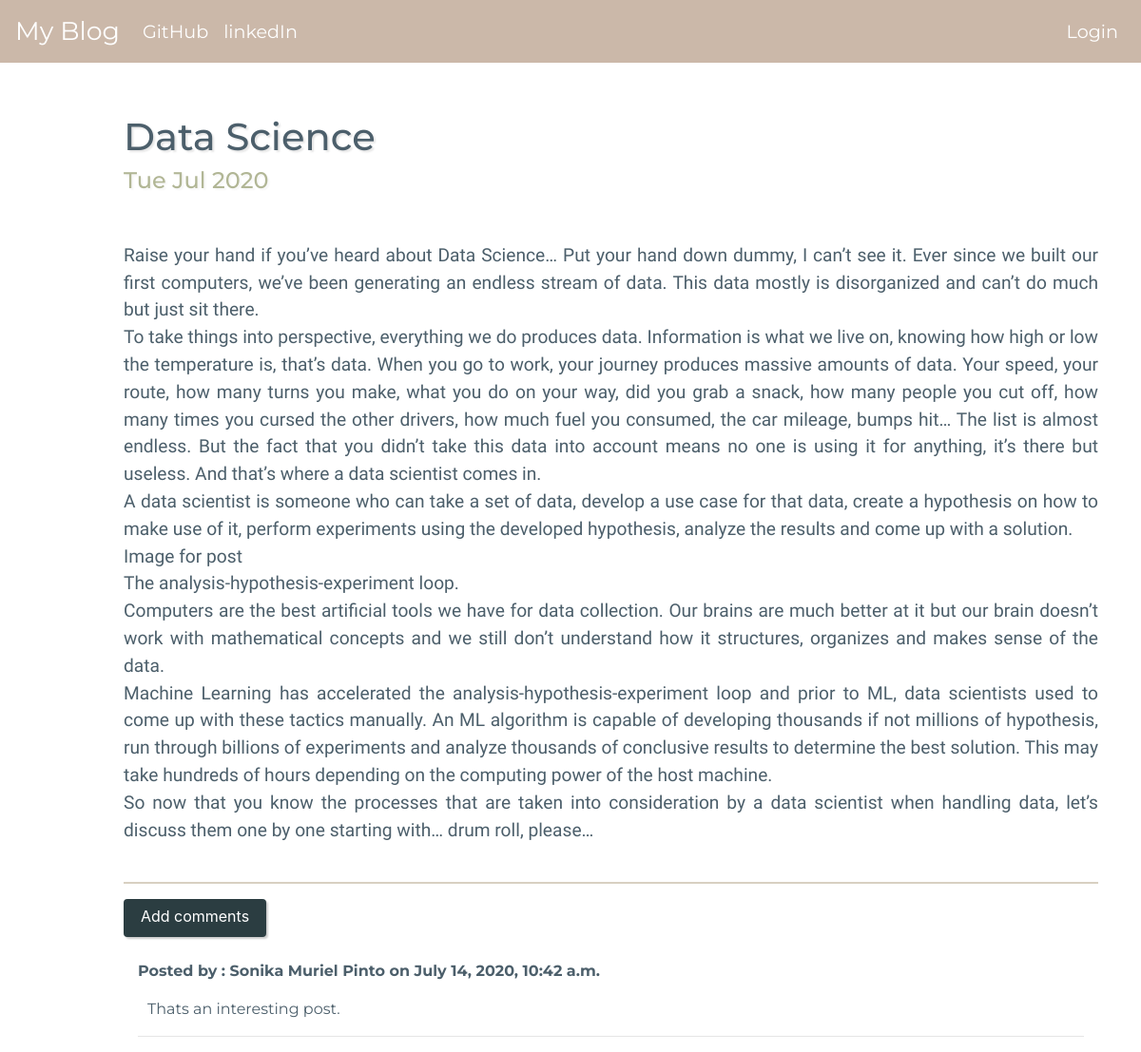
/post/21/, run on the app's committed database.
### blog/models.py (models this page shows, shortened)
class Post(models.Model):
    author = models.ForeignKey("auth.User",on_delete=models.CASCADE)
    title = models.CharField(max_length = 200)
    content = models.TextField()
    created_date = models.DateTimeField(default = timezone.now)
    published_date = models.DateTimeField(blank=True,null=True)

class Comment(models.Model):
    post = models.ForeignKey("blog.Post",related_name = 'comments',on_delete=models.CASCADE)
    name = models.CharField(max_length=200)
    text = models.TextField()
    created_date = models.DateTimeField(default=timezone.now())
    approved_comment = models.BooleanField(default=False)

### blog/views.py (the view)
# urls.py: path('post/<int:pk>/',views.PostDetailView.as_view(),name='post_detail'),
class PostDetailView(DetailView):
    model = Post

### blog/templates/blog/post_detail.html (shortened to what this page needs)
{% extends 'blog/base.html' %}
{% block content %}
  <h1 class="post_title">{{post.title}}</h1>
  {% if post.published_date %}
    <div class="post_published">
      <h4>{{post.published_date|date:'D M Y'}}</h4>
    </div>
  {% else %}
    <a class='btn btn-secondary' href="{% url 'post_publish' pk=post.pk %}">Publish</a>
  {% endif %}
  <p class="post_content">{{post.content|safe|linebreaksbr}}</p>
  <hr class="line">
  <a class="btn btn-primary large" href="{% url 'comment_create' pk=post.pk %}">Add comments</a>
  <div class="container">
    {% for comment in post.comments.all %}
        <br>
        {% if user.is_authenticated or comment.approved_comment %}
          <p class="comment">Posted by : {{comment.name}} on {{comment.created_date}}</p>
          <p class="comment_text">{{comment.text}}</p>
          <hr>
        {% endif %}
    {% empty %}
    <p>No comments</p>
    {% endfor %}
  </div>
{% endblock %}

### blog/static/css/blog.css (style rules this page uses)
.post_title { color:#4C5F6B; font-family: 'Montserrat', sans-serif; text-shadow: 2px 2px 2px rgba(0, 0, 0, 0.1); }
.post_published { color:#B1B695; font-family: 'Montserrat', sans-serif; text-shadow: 2px 2px 2px rgba(0, 0, 0, 0.04); }
.post_content { margin-top: 50px; font-family: 'Merienda', cursive; font-size:1.2em; text-align: justify; color:#4C5F6B; }
.line { margin-top: 40px; border : 1px solid #D8D0C1; }
.comment,.form_create_update label { font-weight: bold; font-family: 'Montserrat', sans-serif; font-size: 1em; color:#4C5F6B; }
.comment_text { font-family: 'Montserrat', sans-serif; font-size: 1em; color:#4C5F6B; padding-left: 10px; }
.large,.large:hover { height: 40px; width: 150px; background-color: #2B3D41; font-weight: normal; box-shadow: 2px 2px 2px rgba(0, 0, 0, 0.2); border:none; }

### data on the page
Post: title "Data Science", published_date "Tue Jul 2020", content "Raise your hand if you’ve heard about Data Science… Put your hand down dummy, I can’t see it. Ever since we built our first computers, we’ve been generating an endless stream of data. This data mostly is disorganized and can’t do much but just sit there. To take things into perspective, everything we do produces data. Information is what we live on, knowing how high or low the temperature is, that’s data. When you go to work, your journey produces massive amounts of data. Your speed, your route, how many turns you make, what you do on your way, did you grab a snack, how many people you cut off, how many times you cursed the other drivers, how much fuel you consumed, the car mileage, bumps…"
Comment: name "Sonika Muriel Pinto", created_date "July 14, 2020, 10:42 a.m.", text "Thats an interesting post."
